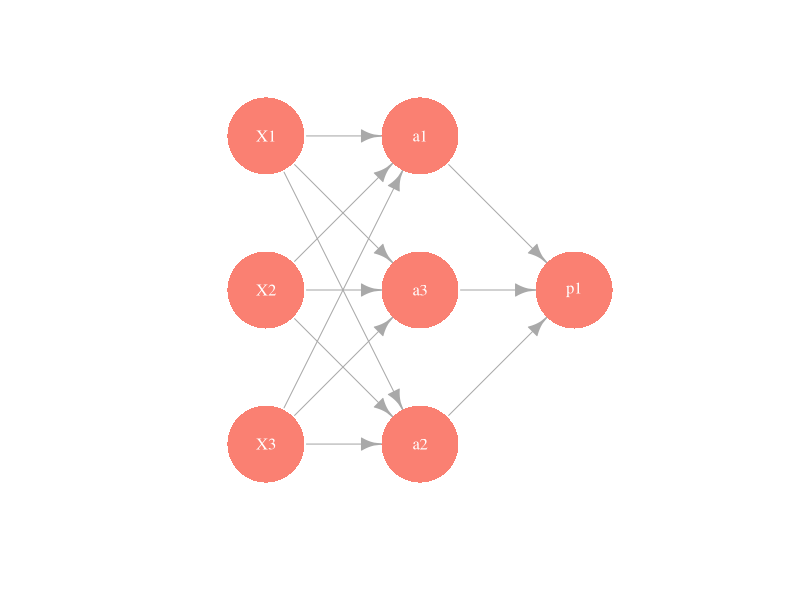
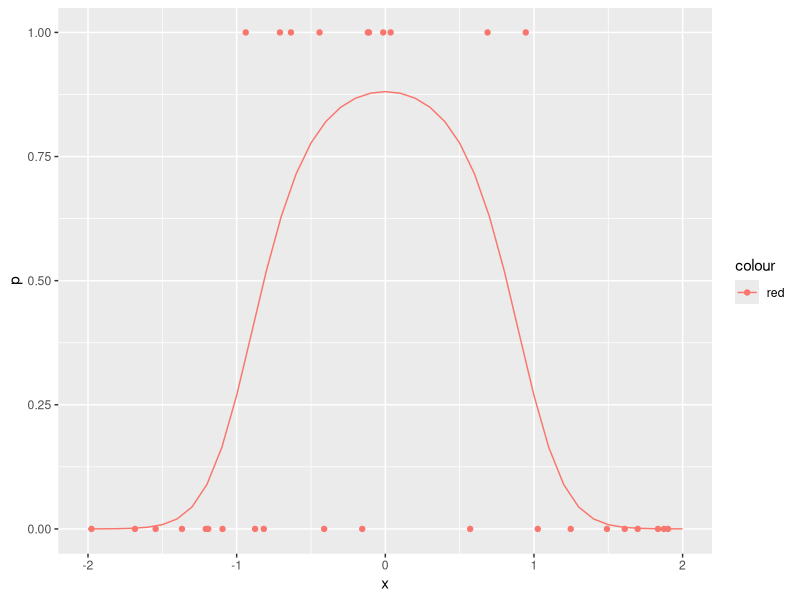
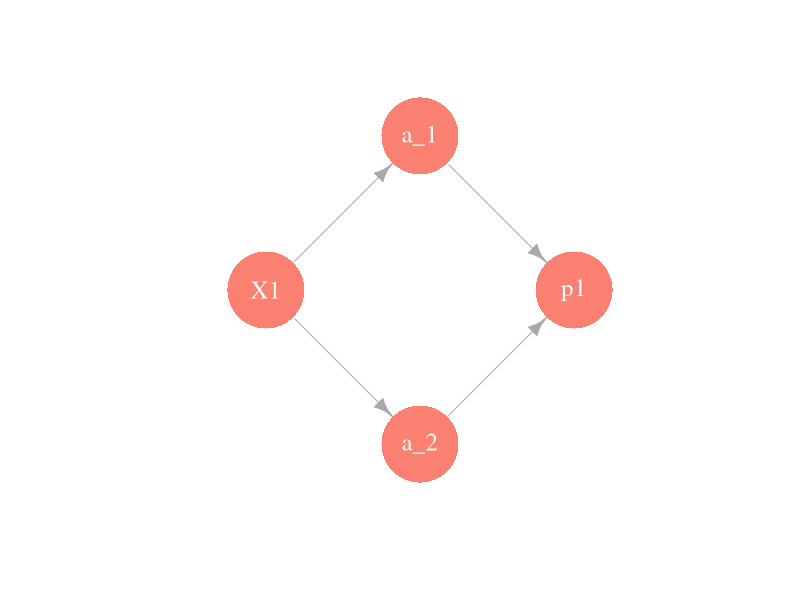
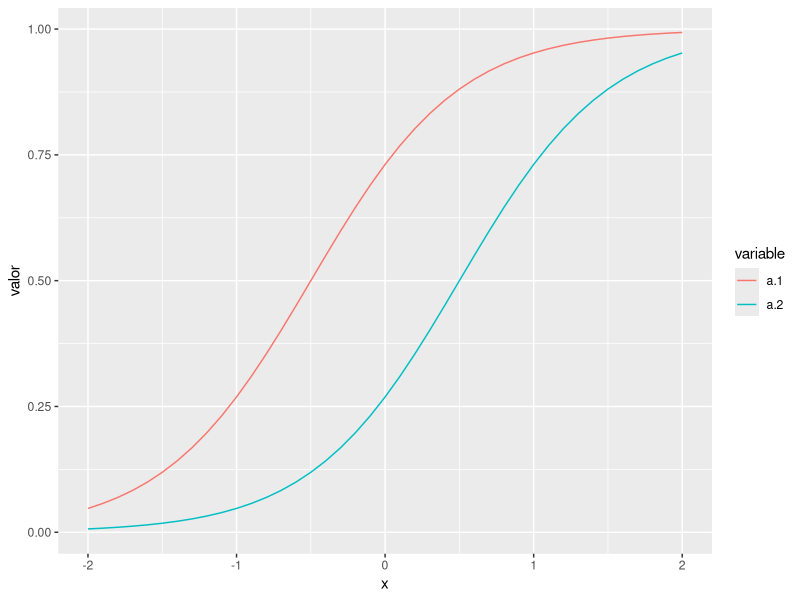
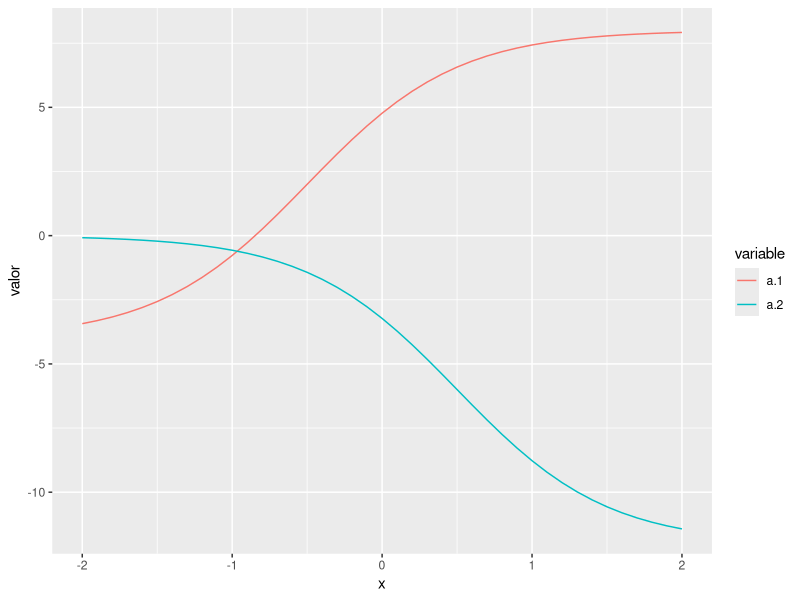
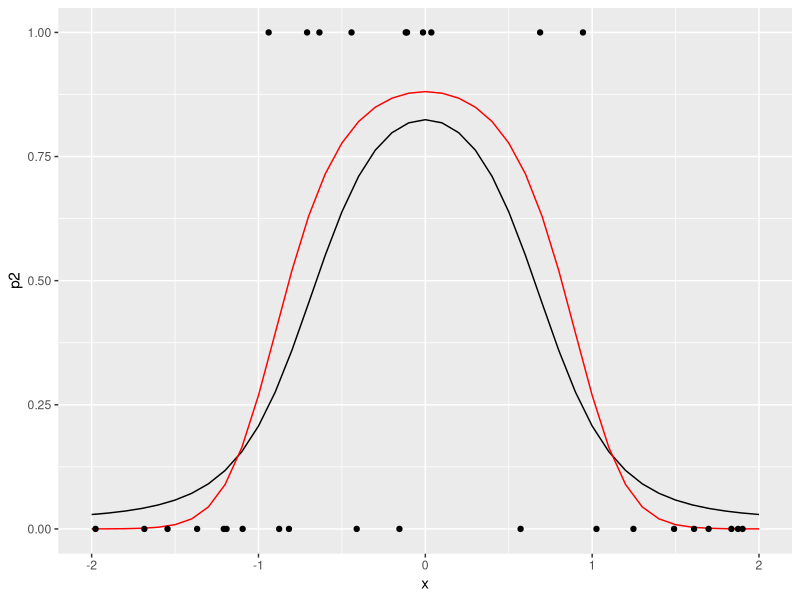
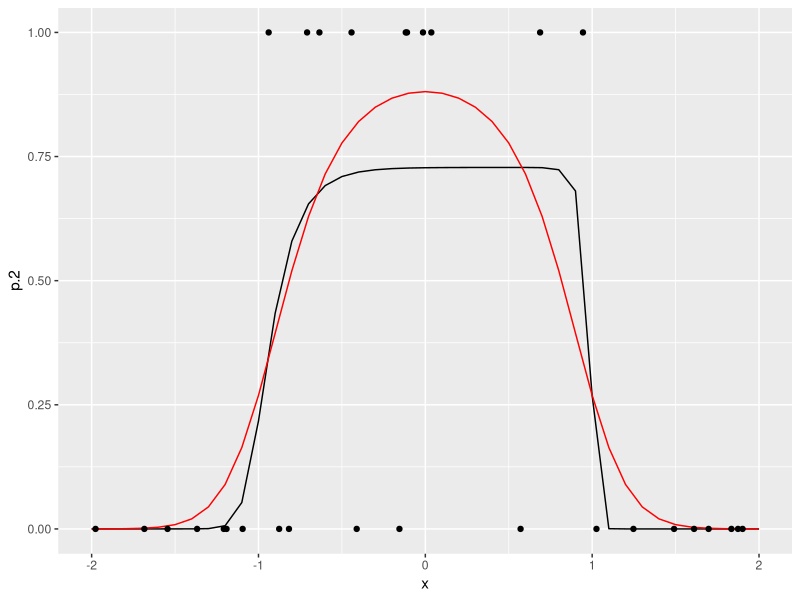
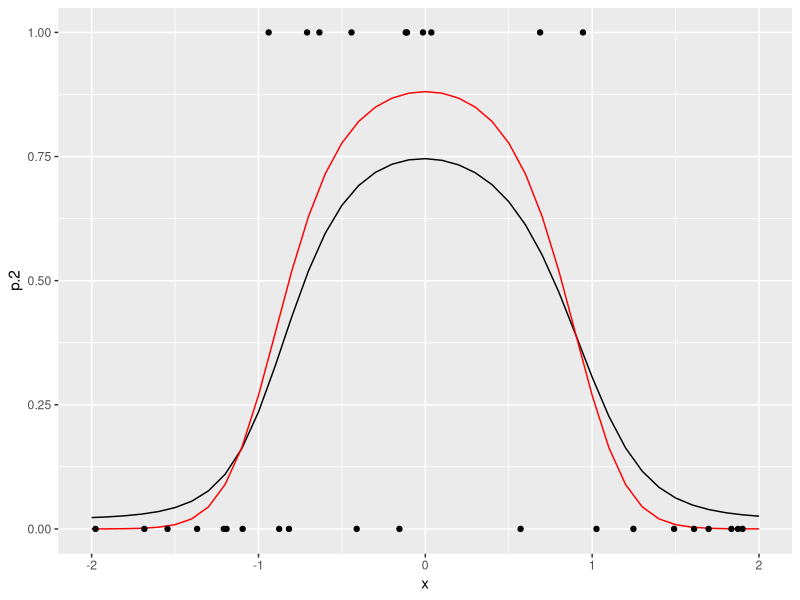

The R script that drew these images, in order:
## ---- chunk 1
library(igraph)
library(ggplot2)
library(dplyr)
library(tidyr)
 gr <- graph(
   c(c(1,4,1,5,1,6,2,4,2,5,2,6,3,4,3,5,3,6), c(4,7,5,7,6,7)))
 plot(gr, layout = matrix(c(-4,1,-4,0,-4,-1,0,1,0,-1,0,0,4,0), byrow=T, ncol=2),
      vertex.label=c('X1','X2','X3','a1','a2','a3','p1'), 
      vertex.size=50, vertex.color='salmon', vertex.label.cex=1,
      vertex.label.color='white',vertex.frame.color=NA)
## ---- chunk 2
h <- function(x){
    exp(x)/(1+exp(x))
}
x <- seq(-2,2,0.1)
p <- h(2-3*x^2) #probabilidad condicional de clase 1 (vs. 0)
set.seed(2805721)
x.1 <- runif(30, -2, 2)
g.1 <- rbinom(30, 1, h(2-3*x.1^2))
datos <- data.frame(x.1,g.1)
dat.p <- data.frame(x,p)
g <- qplot(x,p, geom='line', colour='red')
g + geom_point(data = datos, aes(x=x.1,y=g.1))
## ---- chunk 3
 gr <- graph(c(1,2,1,3,2,4,3,4))
 plot(gr, layout = matrix(c(-2,0,0,1,0,-1,2,0), byrow=T, ncol=2),
      vertex.label=c('X1','a_1','a_2','p1'), 
      vertex.size=50, vertex.color='salmon', vertex.label.cex=1.5,
   vertex.label.color='white',vertex.frame.color=NA
   )
## ---- chunk 4
a.1 <- h( 1 + 2*x)  # 2(x+1/2)
a.2 <- h(-1 + 2*x)  # 2(x-1/2) # una es una versión desplazada de otra.
## ---- chunk 5
dat_a <- data.frame(x=x, a.1=a.1, a.2=a.2)
dat_a_2 <- dat_a %>% gather(variable, valor, a.1:a.2)
ggplot(dat_a_2, aes(x=x, y=valor, colour=variable, group=variable)) + geom_line()
## ---- chunk 6
dat_a <- data.frame(x=x, a.1=-4+12*a.1, a.2=-12*a.2, suma=-4+12*a.1-12*a.2)
dat_a_2 <- dat_a %>% gather(variable, valor, a.1:a.2)
ggplot(dat_a_2, aes(x=x, y=valor, colour=variable, group=variable)) + geom_line()
## ---- chunk 7
dat_2 <- data.frame(x, p2=h(-4 + 12*a.1 - 12*a.2))
ggplot(dat_2, aes(x=x, y=p2)) + geom_line()+
geom_line(data=dat.p, aes(x=x,y=p), col='red') +ylim(c(0,1))+
   geom_point(data = datos, aes(x=x.1,y=g.1))
## ---- chunk 8
## esta función calcula los valores de cada nodo en toda la red,
## para cada entrada
feed_fow <- function(beta, x){
  a.1 <- h(beta[1] + beta[2]*x) # calcula variable 1 de capa oculta
  a.2 <- h(beta[3] + beta[4]*x) # calcula variable 2 de capa oculta
  p <- h(beta[5]+beta[6]*a.1 + beta[7]*a.2) # calcula capa de salida
  p
}
## ---- chunk 9
devianza_fun <- function(x, y){
    # esta función es una fábrica de funciones
   devianza <- function(beta){
         p <- feed_fow(beta, x)
      - 2 * mean(y*log(p) + (1-y)*log(1-p))
   }
  devianza
}
## ---- chunk 10
dev <- devianza_fun(x.1, g.1) # crea función dev
## ahora dev toma solamente los 7 parámetros beta:
dev(c(0,0,0,0,0,0,0))
dev(rnorm(7))
## ---- chunk 11
set.seed(5)
salida <- optim(rnorm(7), dev, method='BFGS') # inicializar al azar punto inicial
salida
beta <- salida$par
## ---- chunk 12

## hacer feed forward con beta encontrados
p.2 <- feed_fow(beta, x)
dat.2 <- data.frame(x, p.2=p.2)
ggplot(dat.2, aes(x=x, y=p.2)) + geom_line()+
geom_line(data=dat.p, aes(x=x,y=p), col='red') +ylim(c(0,1))+
   geom_point(data = datos, aes(x=x.1,y=g.1))
## ---- chunk 13
beta
## ---- chunk 14
devianza_reg <- function(x, y, lambda){
    # esta función es una fábrica de funciones
   devianza <- function(beta){
         p <- feed_fow(beta, x)
      - 2 * mean(y*log(p) + (1-y)*log(1-p)) + lambda*sum(beta^2)
   }
  devianza
}
## ---- chunk 15
dev_r <- devianza_reg(x.1, g.1, 0.001) # crea función dev
set.seed(5)
salida <- optim(rnorm(7), dev_r, method='BFGS') # inicializar al azar punto inicial
salida
beta <- salida$par
dev(beta)
p.2 <- feed_fow(beta, x)
dat.2 <- data.frame(x, p.2=p.2)
ggplot(dat.2, aes(x=x, y=p.2)) + geom_line()+
geom_line(data=dat.p, aes(x=x,y=p), col='red') +ylim(c(0,1))+
   geom_point(data = datos, aes(x=x.1,y=g.1))
## ---- chunk 16
library(nnet)
set.seed(12)
nn <- nnet(g.1~x.1, data=datos, size = 2, decay=0.00, entropy = T)
nn$wts
nn$value
## ---- chunk 17
2*nn$value/30
dev(nn$wts)
qplot(x, predict(nn, newdata=data.frame(x.1=x)), geom='line')
## ---- chunk 18
h <- function(x){
    exp(x)/(1+exp(x))
}
x <- seq(-2,2,0.05)
p <- h(3 + x- 3*x^2 + 3*cos(4*x))
set.seed(280572)
x.2 <- runif(300, -2, 2)
g.2 <- rbinom(300, 1, h(3 + x.2- 3*x.2^2 + 3*cos(4*x.2)))
datos <- data.frame(x.2,g.2)
dat.p <- data.frame(x,p)
g <- qplot(x,p, geom='line', col='red')
g + geom_jitter(data = datos, aes(x=x.2,y=g.2), col ='black',
  position =position_jitter(height=0.05), alpha=0.4)
## ---- chunk 19
 gr <- graph(
   c(1,4,1,5,1,6,2,4,2,5,2,6,2,4,2,5,2,6,3,4,3,5,3,6,4,7,4,8,5,7,5,8,6,7,6,8,7,8,7,9,8,9))
plot(gr, layout=matrix(c(-1,1,-1,0,-1,-1,0,1,0,0,0,-1,1,0.5,1,-0.5,2,0), byrow=T,ncol=2),
      vertex.size=50, vertex.color=c('salmon'),
     vertex.frame.color=NA, edge.curved=FALSE)
## ---- chunk 20
 gr <- graph(
   c(c(1,4,1,5,2,4,2,5,3,4,3,5)))
 plot(gr, layout = matrix(c(-4,1,-4,0,-4,-1,0,1,0,-1), byrow=T, ncol=2),
      vertex.label=c(expression(a[1]^2),expression(a[2]^2),expression(a[3]^2),
        expression(a[1]^3), expression(a[2]^3)), 
      vertex.size=50, vertex.color=c('salmon','salmon','salmon','red','red'), vertex.label.cex=1.5,
      vertex.label.color='white',vertex.frame.color=NA,
   edge.label=c(expression(theta[11]^3),expression(theta[21]^3),
     expression(theta[12]^3),  expression(theta[22]^3),
      expression(theta[13]^3), expression(theta[23]^3)))
## ---- chunk 21
 gr <- graph(
   c(c(1,5,1,6,2,5,2,6,3,5,3,6,4,5,4,6)))
 plot(gr, layout = matrix(c(-4,3,-4,1,-4,0,-4,-1,0,1,0,-1), byrow=T, ncol=2),
      vertex.label=c(expression(a[0]^2), expression(a[1]^2),
        expression(a[2]^2),expression(a[3]^2),
        expression(a[1]^3), expression(a[2]^3)), 
      vertex.size=50, 
   vertex.color=c('gray','salmon','salmon','salmon','red','red'), vertex.label.cex=1.5,
      vertex.label.color='white',vertex.frame.color=NA,
   edge.label=c(expression(theta[10]^3),expression(theta[20]^3),
     expression(theta[11]^3),expression(theta[21]^3), expression(theta[12]^3),  expression(theta[22]^3), expression(theta[13]^3), expression(theta[23]^3)))
## ---- chunk 22
feed_forward <- function(a, Theta){
  # a_{l-1} da los valores de la primera capa, la función debe regresar
  # los valores de la siguiente capa a_l. Theta da los pesos
  h(Theta %*% a)
}
## ---- chunk 23
 gr <- graph(
   c(c(1,4,1,5,2,4,2,5,3,4,3,5)))
 plot(gr, layout = matrix(c(-4,1,-4,0,-4,-1,0,1,0,-1), byrow=T, ncol=2),
      vertex.label=c('-2','5','1','a_1 ?','a_2 ?'), vertex.label.cex=1.5,
      vertex.size=50, vertex.color=c('salmon','salmon','gray','red','red'), vertex.label.cex=3,
      vertex.label.color='white',vertex.frame.color=NA,
   edge.label=c(1,2,-1,0.5,3,1))
## ---- chunk 24
Theta = t(matrix(c(3,1,-1,1,0.5,2), byrow=F, ncol=2))
Theta
## ---- chunk 25
feed_forward(c(1,-2,5), Theta = Theta)
## ---- chunk 26
gr <- graph(
   c(c(1,4,1,5,2,4,2,5,3,4,3,5)))
 plot(gr, layout = matrix(c(-4,1,-4,0,-4,-1,0,1,0,-1), byrow=T, ncol=2),
      vertex.label=c('-2','5','1','a_1=0.017','a_2=0.999'), 
      vertex.size=50, vertex.color=c('salmon','salmon','gray','red','red'), vertex.label.cex=1.5, edge.label.cex=1.5,
      vertex.label.color='white',vertex.frame.color=NA,
   edge.label=c(1,2,-1,0.5,3,1))
